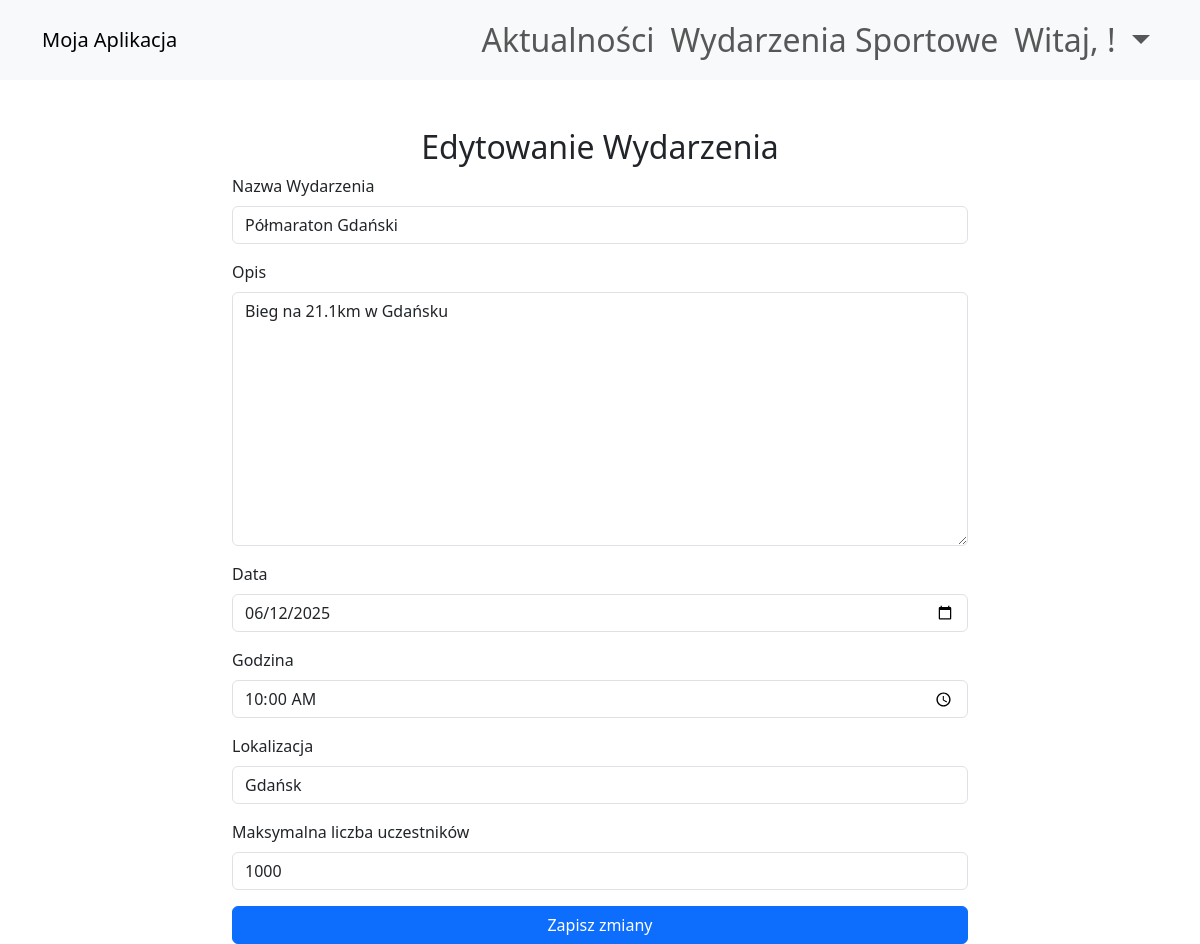
The app's page /events/4/edit/ (signed in) with its own data.
### events/models.py (models this page shows, shortened)
class Event(models.Model):
    title = models.CharField(max_length=200)
    description = models.TextField()
    date = models.DateField()
    time = models.TimeField()
    location = models.CharField(max_length=255)
    max_participants = models.IntegerField()

### events/views.py (the view)
# urls.py: path('events/<int:event_id>/edit/', views.edit_event, name='edit_event'),
@staff_member_required
def edit_event(request, event_id):
    event = get_object_or_404(Event, id=event_id)
    if request.method == 'POST':
        form = EventForm(request.POST, instance=event)
        if form.is_valid():
            form.save()
            return redirect('event_list')
    else:
        form = EventForm(instance=event)
    return render(request, 'events/edit_event.html', {'form': form, 'event': event})

### events/forms.py
class EventForm(forms.ModelForm):
    class Meta:
        model = Event
        fields = ['title', 'description', 'date', 'time', 'location', 'max_participants']
        widgets = {
            'date': forms.DateInput(attrs={'type': 'date', 'class': 'form-control'}),
            'time': forms.TimeInput(attrs={'type': 'time', 'class': 'form-control'}),
            'title': forms.TextInput(attrs={'class': 'form-control'}),
            'description': forms.Textarea(attrs={'class': 'form-control'}),
            'location': forms.TextInput(attrs={'class': 'form-control'}),
            'max_participants': forms.NumberInput(attrs={'class': 'form-control'}),
        }

### events/templates/events/edit_event.html (shortened to what this page needs)
<!DOCTYPE html>
<html lang="pl">
<head>
    <link href="https://cdn.jsdelivr.net/npm/bootstrap@5.3.0/dist/css/bootstrap.min.css" rel="stylesheet">
</head>
<body>
   <nav class="navbar navbar-expand-lg navbar-light bg-light">
    <div class="container">
        <a class="navbar-brand" href="/">Moja Aplikacja</a>
        <div class="collapse navbar-collapse" id="navbarNav">
            <ul class="navbar-nav ms-auto">
                <li class="nav-item">
                    <a class="nav-link" href="#">Aktualności</a>
                </li>
                <li class="nav-item">
                    <a class="nav-link" href="{% url 'event_list' %}">Wydarzenia Sportowe</a>
                </li>
                {% if user.is_authenticated %}
                    <li class="nav-item dropdown">
                        <a class="nav-link dropdown-toggle" href="#" id="userDropdown" role="button" data-bs-toggle="dropdown" aria-expanded="false">
                            Witaj, {{ user.first_name }}!
                        </a>
                    </li>
                {% endif %}
            </ul>
        </div>
    </div>
</nav>
    <div class="container mt-5">
        <h2 class="text-center">Edytowanie Wydarzenia</h2>
        <div class="row">
            <div class="col-md-8 mx-auto">
                <form method="post">
                    <div class="mb-3">
                        <label class="form-label">Nazwa Wydarzenia</label>
                        {{ form.title }}
                    </div>
                    <div class="mb-3">
                        <label class="form-label">Opis</label>
                        {{ form.description }}
                    </div>
                    <div class="mb-3">
                        <label class="form-label">Data</label>
                        {{ form.date }}
                    </div>
                    <div class="mb-3">
                        <label class="form-label">Godzina</label>
                        {{ form.time }}
                    </div>
                    <div class="mb-3">
                        <label class="form-label">Lokalizacja</label>
                        {{ form.location }}
                    </div>
                    <div class="mb-3">
                        <label class="form-label">Maksymalna liczba uczestników</label>
                        {{ form.max_participants }}
                    </div>
                    <button type="submit" class="btn btn-primary w-100">Zapisz zmiany</button>
                </form>
            </div>
        </div>
    </div>
</body>
</html>

### events/templates/events/edit_event.html (style rules this page uses)
.navbar-nav .nav-link { font-size: 2rem; }

### records on screen
Event: title "Półmaraton Gdański", description "Bieg na 21.1km w Gdańsku", date "06/12/2025", time "10:00:00", location "Gdańsk", max_participants "1000"
